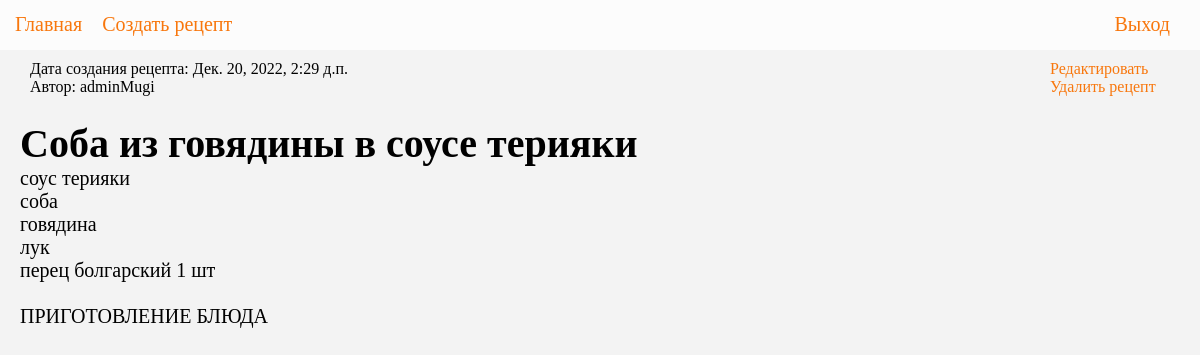
The app's page /post/1/ (signed in) with its own data.
### mainCookHelper/models.py (models this page shows, shortened)
class Recepts(models.Model):
    author = models.ForeignKey(settings.AUTH_USER_MODEL, on_delete=models.CASCADE, verbose_name="Автор")
    title = models.CharField(max_length=225, verbose_name="Название")
    annotation = models.TextField(verbose_name="Описание")
    ingredients = models.TextField(verbose_name="Игредиенты")
    text = models.TextField(verbose_name="Приготовление")
    created_date = models.DateTimeField(default=timezone.now)
    published_date = models.DateTimeField(blank=True, null=True)

### mainCookHelper/views.py (the view)
# urls.py: path('post/<int:pk>/', views.recept_detail, name='recept_detail'),
def recept_detail(request, pk):
    post = get_object_or_404(Recepts, pk=pk)
    return render(request, 'mainCookHelper/recept_detail.html', {'post': post})

### mainCookHelper/templates/mainCookHelper/recept_detail.html
{% extends 'mainCookHelper/base.html' %}
{% block content %}
<div class="block_post">
    <div class="post_info">
        {% if post.published_date %}
            <p>Дата создания рецепта: {{ post.published_date }}</p>
            <p>Автор: {{post.author}}</p>
        {% endif %}
    </div>
    <div class="post_function">
        {% if user.is_authenticated %}
            {% if request.user == post.author or user.is_superuser%}
                <a href="{% url 'recept_edit' pk=post.pk %}">Редактировать</a>
                <br>
                <a href="{% url 'recept_delete' pk=post.pk %}">Удалить рецепт</a>
            {% endif %}
        {% endif %}
    </div>
</div>
<div class="post">
    <h1>{{ post.title }}</h1>
    <div class="post_text">
        <p>{{post.ingredients|linebreaksbr}}</p>
        <br>
        <p>{{ post.text|linebreaksbr }}</p>
    </div>
</div>
{% endblock %}

### mainCookHelper/static/css/main.css (style rules this page uses)
* { margin:0; padding:0; }
body { background-color: #f3f3f3; }
a { color: #f8770d; text-decoration: none; }
h1 { font-size: 40px; }
.post_info { margin-left: 5%; }
.post_function { margin-left: 75%; }
.block_post { margin-top: 10px; display: grid; grid-template-columns: repeat(2, 1fr); grid-template-rows: repeat(2, 20px); }
.post { margin-left: 20px; margin-top: 20px; }
.post h1 { font-size: 40px; }
.post_text { font-size: 20px; min-width: 50%; max-width: 100%; }

### records on screen
Recepts: published_date "Дек. 20, 2022, 2:29 д.п.", author "adminMugi", title "Соба из говядины в соусе терияки", ingredients "соус терияки соба говядина лук перец болгарский 1 шт", text "ПРИГОТОВЛЕНИЕ БЛЮДА"
